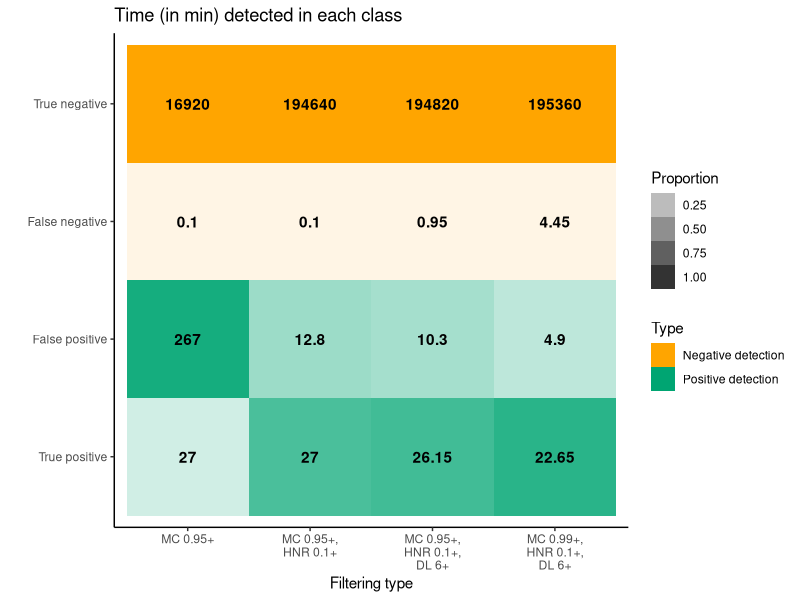
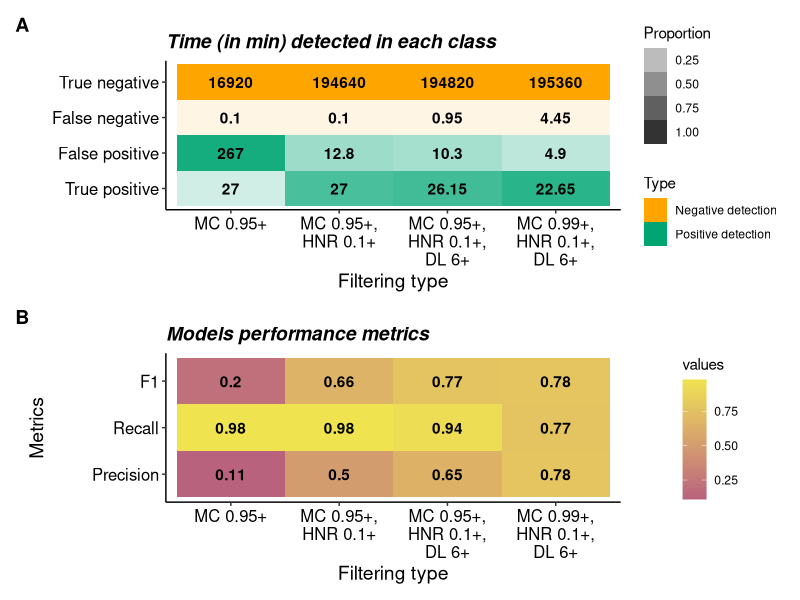

Source code (R) for these figures, in order:
library(tidyverse)
library(patchwork)
library(scales)

# Create the DF
reference = c("TP", "FP")
l_filtering <- c("MC 0.95+", 
  "MC 0.95+, HNR 0.1+", 
  "MC 0.95+, HNR 0.1+, DL 6+", 
  "MC 0.99+, HNR 0.1+, DL 6+")

df_cm <- tibble(Filtering = l_filtering, #c("Filtering 1", "Filtering 2", "Filtering 3", "Filtering 4"),
             TP = c(27, 27,26.15, 22.65),
             FP = c(267,12.8, 10.3, 4.9),
             FN = c(0.1, 0.1, 0.95, 4.45),
             TN = c(16920, 194640, 194820, 195360)) %>% 
  pivot_longer(cols = !Filtering, names_to = "variable", values_to = "values") %>%
  mutate(Type = ifelse(variable == reference, "Positive detection", "Negative detection")) %>% 
  group_by(Filtering, Type) %>% 
  mutate(Proportion = values / sum(values)) %>% 
  group_by(Filtering) %>% 
  mutate(model_proportion = values / sum(values))

df_metrics = tibble(Filtering = l_filtering, #c("Filtering 1", "Filtering 2", "Filtering 3", "Filtering 4"),
                    Precision = c(0.11, 0.5, 0.65, 0.78),
                    Recall = c(0.98, 0.98, 0.94, 0.77),
                    F1 = c(0.20, 0.66, 0.77, 0.78)) %>% 
  pivot_longer(cols = !Filtering, names_to = "variable", values_to = "values")

# Factor the variables
df_cm$variable <- factor(df_cm$variable, levels = c("TP","FP","FN","TN"))
df_metrics$variable <- factor(df_metrics$variable, levels = c("Precision","Recall","F1"))

################## 
# Make the plots #
##################

### Confusion matrix

a <- ggplot(data=df_cm, aes(x=Filtering, y=variable, fill=Type, alpha=Proportion)) +
  geom_tile() +
  geom_text(aes(label = values, vjust = .5, fontface  = "bold", alpha = 1), show.legend = FALSE) +
  scale_fill_manual(values = c("Positive detection"= "#00A572", "Negative detection"="orange")) +
  theme_classic() +
  labs(
    title = "Time (in min) detected in each class",
    y = " ",
    x = "Filtering type"
  ) +
  scale_x_discrete(labels = label_wrap(10)) +
  scale_y_discrete(labels = c("True positive", "False positive", "False negative", "True negative"))
a
### Model performance
b <- ggplot(data=df_metrics, aes(x=Filtering, y=variable, fill=values)) +
         geom_tile() +
  scale_fill_gradient(low = "#b8627dff", high = "#efe350ff") +
  geom_text(aes(label = values), vjust = .5, fontface  = "bold", alpha = 1) +
  theme_classic() +
  labs(
    title = "Models performance metrics",
    y = "Metrics",
    x = "Filtering type"
  )+
  scale_x_discrete(labels = label_wrap(10))

a / b + plot_annotation(tag_level = "A") & theme(
  plot.tag = element_text(face = 'bold', size = 14),
  plot.title = element_text(color="black", size=14, face="bold.italic"),
  axis.title.x = element_text(color="black", size=14),
  axis.title.y = element_text(color="black", size=14),
  axis.text.x = element_text(color="black", size=12),
  axis.text.y = element_text(color="black", size=12)
) 

